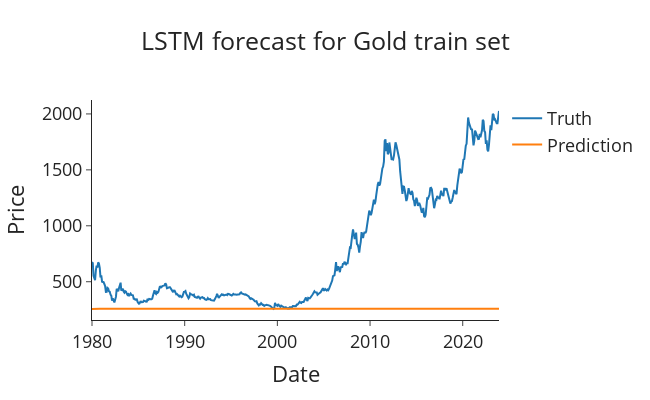

Source (notebook cell):
### Code cell
plot_forecasts(
    pd.DataFrame({
        'date': train_dates, 
        "Gold Price": train["Gold Price"].values
    }), 
    true_predictions, 
    "Gold Price", 
    "LSTM forecast for Gold train set"
)

### Figure 1 — Plotly figure (JSON) as saved in the notebook; plotly's stock layout.template omitted (floating-point values rounded to 4 significant figures; data arrays with more than 128 entries replaced by an {"elided": "..."} marker saying what was removed)
{"data": [{"mode": "lines", "name": "Truth", "type": "scatter", "x": {"elided": "528 str values"}, "y": {"elided": "528 float values"}}, {"mode": "lines", "name": "Prediction", "type": "scatter", "x": {"elided": "528 str values"}, "y": {"elided": "528 float values"}}], "layout": {"font": {"size": 18}, "height": 400, "title": {"text": "LSTM forecast for Gold train set", "x": 0.5}, "width": 650, "xaxis": {"title": {"text": "Date"}}, "yaxis": {"title": {"text": "Price"}}}}
